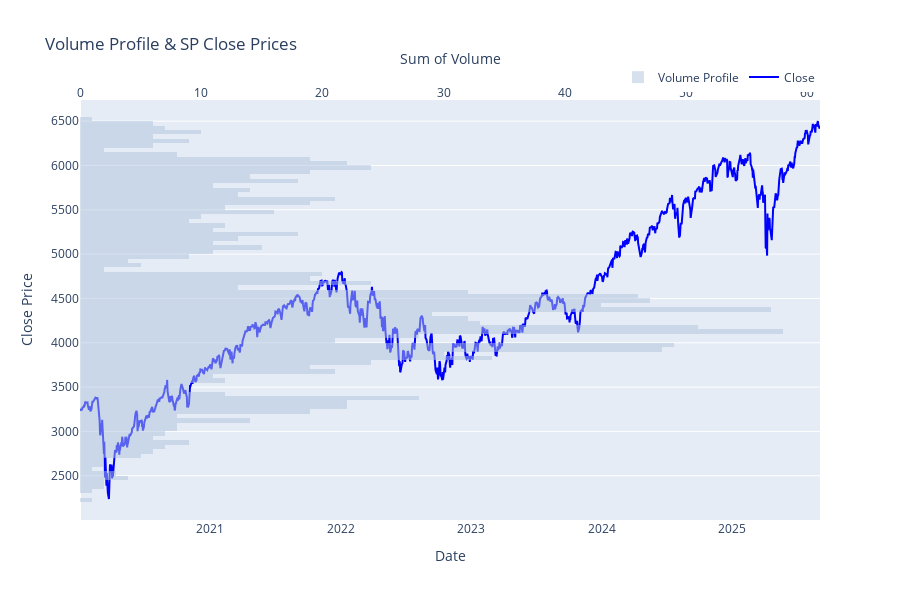
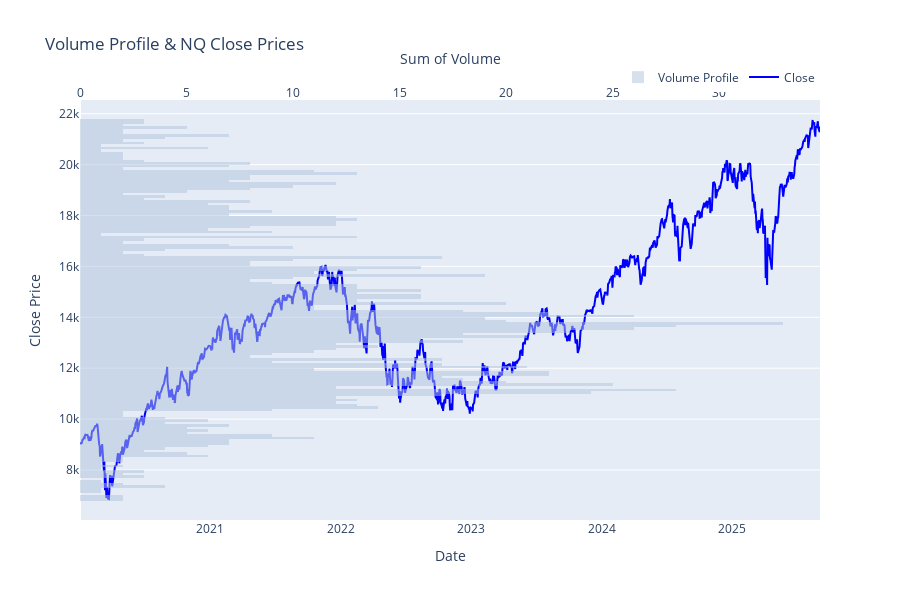

The cell these charts' notebook holds for them, in order:
### Markdown cell above
#### Plot of Volume Profile for All Stocks

### Code cell
indexes = ['SP', 'NQ', 'DJ']

for index in indexes:
    # Use the index data from our df
    df_index = df[index][['Close', 'Volume']]
    
    # Convert the index to datetime if needed
    if not isinstance(df_index.index, pd.DatetimeIndex):
        df_index.index = pd.to_datetime(df_index.index)

    # plot
    hist = go.Histogram(
        y=df_index['Close'],
        x=df_index['Volume'],
        nbinsy=150,
        orientation='h',
        name='Volume Profile',
        marker_color='#B0C4DE',
        opacity=0.5,
        xaxis='x2',
    )

    line = go.Scatter(
        x=df_index.index,
        y=df_index['Close'],
        mode='lines',
        name='Close',
        marker_color='blue',
        xaxis='x',
        yaxis='y',
    )

    fig = go.Figure([hist, line])

    fig.update_layout(
        xaxis=dict(
            title='Date',
            anchor='y',
            domain=[0, 1],
            showgrid=False,
            side='bottom'
        ),
        xaxis2=dict(
            title='Sum of Volume',
            overlaying='x',
            side='top',
            showgrid=False
        ),
        yaxis=dict(
            title='Close Price',
            showgrid=True
        ),
        legend=dict(
            orientation='h',
            yanchor='bottom',
            y=1.02,
            xanchor='right',
            x=1
        ),
        height=600,
        title=f'Volume Profile & {index} Close Prices'
    )

    fig.show()

### Figure 1 — Plotly figure (JSON) as saved in the notebook; plotly's stock layout.template omitted (floating-point values rounded to 4 significant figures; data arrays with more than 128 entries replaced by an {"elided": "..."} marker saying what was removed)
{"data": [{"marker": {"color": "#B0C4DE"}, "name": "Volume Profile", "nbinsy": 150, "opacity": 0.5, "orientation": "h", "type": "histogram", "x": {"elided": "1425 float values"}, "xaxis": "x2", "y": {"elided": "1425 float values"}}, {"marker": {"color": "blue"}, "mode": "lines", "name": "Close", "type": "scatter", "x": {"elided": "1425 str values"}, "xaxis": "x", "y": {"elided": "1425 float values"}, "yaxis": "y"}], "layout": {"height": 600, "legend": {"orientation": "h", "x": 1, "xanchor": "right", "y": 1.02, "yanchor": "bottom"}, "title": {"text": "Volume Profile & SP Close Prices"}, "xaxis": {"anchor": "y", "domain": [0, 1], "showgrid": false, "side": "bottom", "title": {"text": "Date"}}, "xaxis2": {"overlaying": "x", "showgrid": false, "side": "top", "title": {"text": "Sum of Volume"}}, "yaxis": {"showgrid": true, "title": {"text": "Close Price"}}}}

### Figure 2 — Plotly figure (JSON) as saved in the notebook; plotly's stock layout.template omitted (floating-point values rounded to 4 significant figures; data arrays with more than 128 entries replaced by an {"elided": "..."} marker saying what was removed)
{"data": [{"marker": {"color": "#B0C4DE"}, "name": "Volume Profile", "nbinsy": 150, "opacity": 0.5, "orientation": "h", "type": "histogram", "x": {"elided": "1425 float values"}, "xaxis": "x2", "y": {"elided": "1425 float values"}}, {"marker": {"color": "blue"}, "mode": "lines", "name": "Close", "type": "scatter", "x": {"elided": "1425 str values"}, "xaxis": "x", "y": {"elided": "1425 float values"}, "yaxis": "y"}], "layout": {"height": 600, "legend": {"orientation": "h", "x": 1, "xanchor": "right", "y": 1.02, "yanchor": "bottom"}, "title": {"text": "Volume Profile & NQ Close Prices"}, "xaxis": {"anchor": "y", "domain": [0, 1], "showgrid": false, "side": "bottom", "title": {"text": "Date"}}, "xaxis2": {"overlaying": "x", "showgrid": false, "side": "top", "title": {"text": "Sum of Volume"}}, "yaxis": {"showgrid": true, "title": {"text": "Close Price"}}}}
